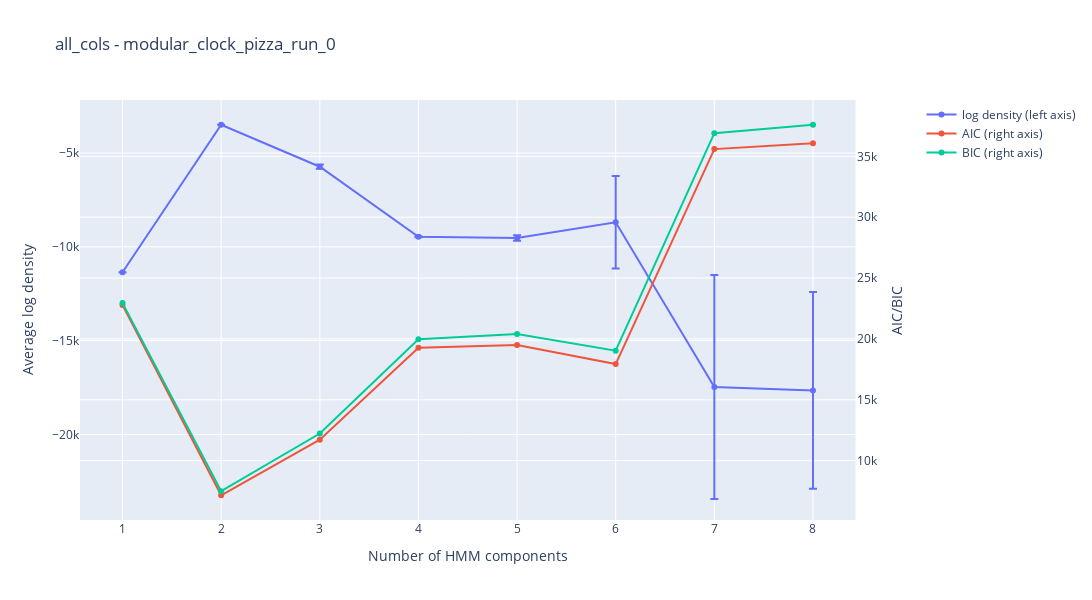

Write notebook code for a chart like this one.
### Markdown cell above
### model with all metrics, attention = 0

### Code cell
max_components = 8
cov_type = "diag"
n_seeds = 4
n_iter = 100
attn = 0
cols = ['l1', 'l2', 'trace', 'spectral', 'code_sparsity',
       'computational_sparsity', 'mean_lambda', 'variance_lambda', 'mean_w',
       'median_w', 'var_w', 'mean_b', 'median_b', 'var_b','grad_sym',
       'dist_irr', 'train_loss', 'eval_loss', 'train_accuracy',
       'eval_accuracy']

first_n = 400
hmm_model = HMM(max_components, cov_type, n_seeds, n_iter)
data_dir = parent_dir + f"/modular_clock_pizza_run_{attn}/"
hmm_output = hmm_model.get_avg_log_likelihood(data_dir, cols)

visualize_avg_log_likelihood(hmm_output,"all_cols - modular_clock_pizza_run_0")

model_path = data_dir + '/model_all_metrics'
save_model(model_path,hmm_output)

n_components = 2
model_path = data_dir + '/model_all_metrics.pkl'
model, data, best_predictions, lengths = munge_data(hmm_model, model_path, data_dir, cols, n_components)

phases = list(set(hmm_model.best_model.predict(data, lengths=lengths)))
state_transitions = hmm_model.feature_importance(cols, data, best_predictions,phases,lengths)
best_model_transmat = model.transmat_

visualize_dag(best_model_transmat, edge_hover_dict = state_transitions)

### Figure 1 — Plotly figure (JSON) as saved in the notebook; plotly's stock layout.template omitted (floating-point values rounded to 4 significant figures)
{"data": [{"error_y": {"array": [0, 3.317, 111.8, 23.12, 145.2, 2469.0, 5967.0, 5242.0], "type": "data", "visible": true}, "name": "log density (left axis)", "type": "scatter", "x": [1, 2, 3, 4, 5, 6, 7, 8], "y": [-11350.0, -3496.0, -5732.0, -9462.0, -9527.0, -8692.0, -17470.0, -17650.0]}, {"name": "AIC (right axis)", "type": "scatter", "x": [1, 2, 3, 4, 5, 6, 7, 8], "xaxis": "x", "y": [22780.0, 7158.0, 11720.0, 19270.0, 19500.0, 17930.0, 35600.0, 36070.0], "yaxis": "y2"}, {"name": "BIC (right axis)", "type": "scatter", "x": [1, 2, 3, 4, 5, 6, 7, 8], "xaxis": "x", "y": [22940.0, 7489.0, 12230.0, 19970.0, 20400.0, 19030.0, 36900.0, 37600.0], "yaxis": "y2"}], "layout": {"autosize": false, "height": 600, "title": {"text": "all_cols - modular_clock_pizza_run_0"}, "width": 1300, "xaxis": {"anchor": "y", "domain": [0, 0.94], "title": {"text": "Number of HMM components"}}, "yaxis": {"anchor": "x", "domain": [0, 1], "title": {"text": "Average log density"}}, "yaxis2": {"anchor": "x", "overlaying": "y", "side": "right", "title": {"text": "AIC/BIC"}}}}
